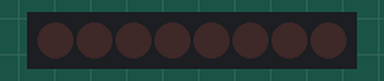
A sketch run on a simulated Arduino Uno, built with avr-gcc and run on an emulated ATmega328P. Parts: 8 shift-register outputs drawn as a row of LEDs (first output left, lit = HIGH). Wiring (inferred from the names in the program): shift register (74HC595): data pin 7; shift clock pin 2; latch pin 3. Wiring (inferred from the signals the program sends): row of LEDs: on Q0, Q1, Q2, Q3, Q4, Q5, Q6, Q7.

Above: at 0.2 s.
At 1.2 s:
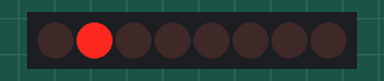
At 2.2 s:
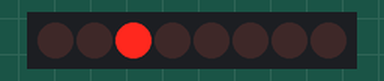
At 4.7 s:
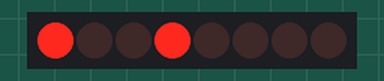
At 7.2 s:
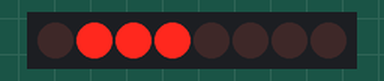
At 9.7 s:
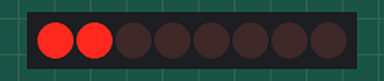
Timing chart, 0 to 10.4 s (numbered marks = the images above):
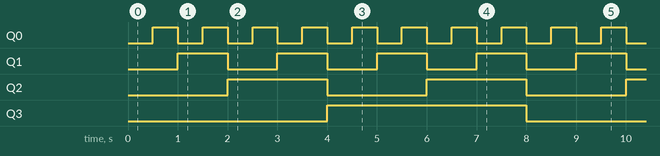

Measured:
- by itself, Q0: alternates HIGH for 0.50 s and LOW for 0.50 s
- by itself, Q1: alternates HIGH for 1.0 s and LOW for 1.0 s
- by itself, Q2: alternates HIGH for 2.0 s and LOW for 2.0 s
- by itself, Q3: alternates HIGH for 4.0 s and LOW for 4.0 s

The sketch:

ShiftOutTest1.ino
```cpp
//**************************************************************//
//  Name    : shiftOutCode, Hello World
//  Author  : Carlyn Maw,Tom Igoe, David A. Mellis
//  Date    : 25 Oct, 2006
//  Modified: 23 Mar 2010
//  Version : 2.0
//  Notes   : Code for using a 74HC595 Shift Register           //
//          : to count from 0 to 255
//
//          : Modified to count to 15
//****************************************************************

//Pin connected to latch pin (ST_CP) of 74HC595
const int latchPin = 3;
//Pin connected to clock pin (SH_CP) of 74HC595
const int clockPin = 2;
////Pin connected to Data in (DS) of 74HC595
const int dataPin = 7;

void setup() {
  //set pins to output so you can control the shift register
  pinMode(latchPin, OUTPUT);
  pinMode(clockPin, OUTPUT);
  pinMode(dataPin, OUTPUT);
}

void loop() {
  // count from 0 to 255 and display the number
  // on the LEDs
  for (int numberToDisplay = 0; numberToDisplay < 16; numberToDisplay++) {
    // take the latchPin low so
    // the LEDs don't change while you're sending in bits:
    digitalWrite(latchPin, LOW);
    // shift out the bits:
    shiftOut(dataPin, clockPin, MSBFIRST, numberToDisplay);

    //take the latch pin high so the LEDs will light up:
    digitalWrite(latchPin, HIGH);
    // pause before next value:
    delay(500);
  }
}
```
